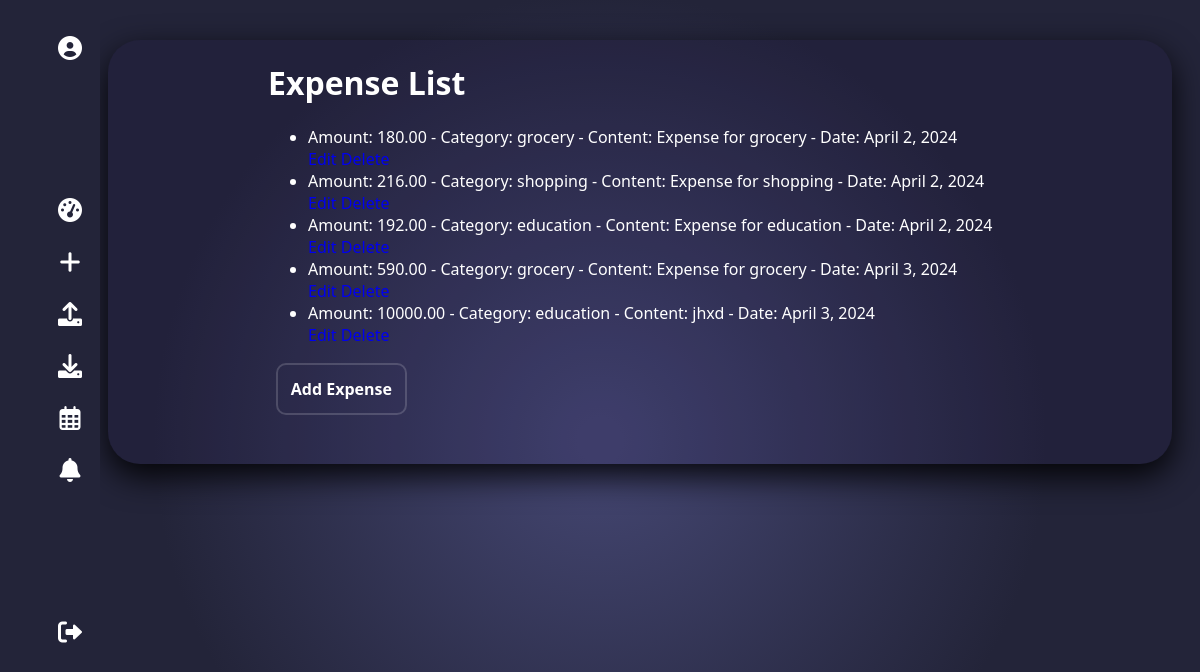
/expenses/ (signed in), run on an earlier commit of the app's database.
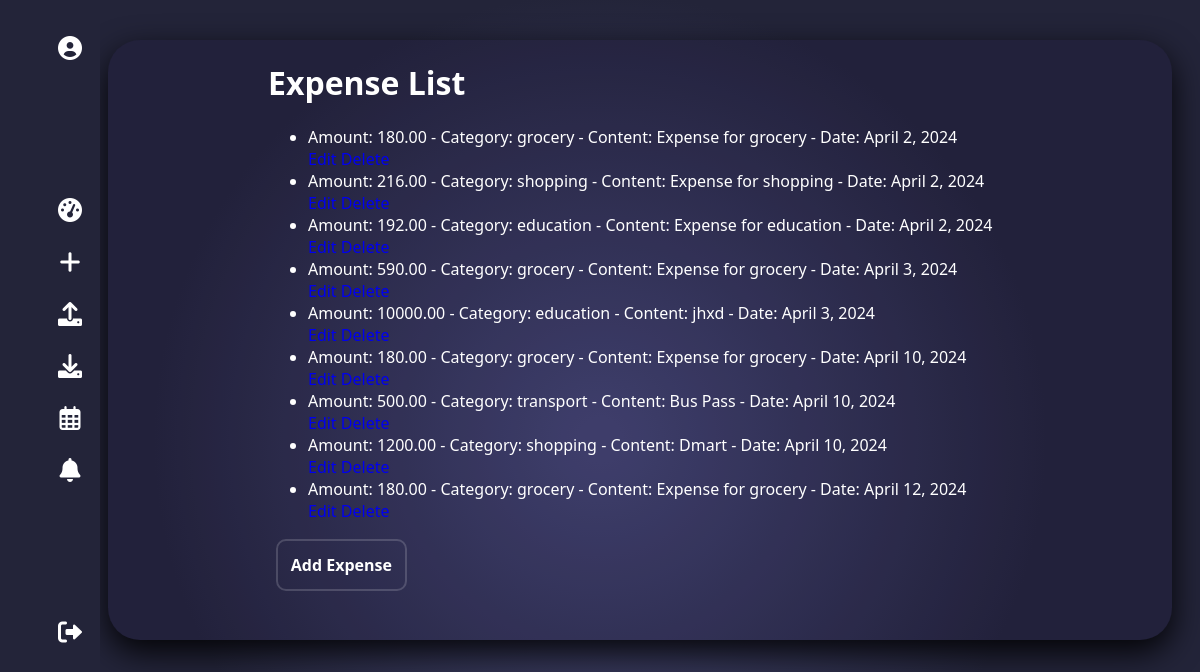
And on a later commit of the database.
### Finso_app/models.py (models this page shows, shortened)
class Expense(models.Model):
    user = models.ForeignKey(User, on_delete=models.CASCADE)
    amount = models.DecimalField(max_digits=10, decimal_places=2)
    category = models.ForeignKey('Category', on_delete=models.CASCADE)
    content = models.TextField()
    date = models.DateField(auto_now_add=True)

class Category(models.Model):
    user = models.ForeignKey(User, on_delete=models.CASCADE)
    name = models.CharField(max_length=255)
    budget_limit = models.DecimalField(max_digits=10, decimal_places=2, default=True, null=False )
    def __str__(self):
        return self.name

### Finso_app/views.py (the view)
# urls.py: path('expenses/', views.expense_list, name='expense_list'),
@login_required
def expense_list(request):
    expenses = Expense.objects.filter(user=request.user)
    return render(request, 'expense_list.html', {'expenses': expenses})

### Finso_app/templates/expense_list.html (shortened to what this page needs)
{% extends 'base.html' %}
{% block content %}
<div style="margin-left:10rem; color: white;">
    <h1>Expense List</h1>
    <ul>
        {% for expense in expenses %}
            <li>
                Amount: {{ expense.amount }} - Category: {{ expense.category }} - Content: {{ expense.content }} - Date: {{ expense.date }}
                <br><a style="text-decoration: none;" href="{% url 'edit_expense' expense_id=expense.id %}">Edit</a>
                <a style="text-decoration: none;" href="{% url 'delete_expense' expense_id=expense.id %}">Delete</a>
            </li>
        {% endfor %}
        <div style="margin-top: 2rem; margin-bottom: 4rem;">
        <a style="text-decoration: none; margin-left: -2rem; background: transparent; border: 2px solid rgba(255, 255, 255, 0.164); border-radius: 10px; padding: 0.8rem; color: white; font-size: 1rem; font-weight: 700; " href="{% url 'add_expense' %}">Add Expense</a>
    </div>
    </ul>
    </div>
{% endblock %}

### Finso_app/templates/base.html (shortened to what this page needs)
<!DOCTYPE html>
<html lang="en">
<head>
    {% load static %}
    <link rel="stylesheet" href="{% static 'base.css' %}">
</head>
<body>
    <nav class="vertical-navbar">
        <ul class="navv">
                       {% if user.is_authenticated %}
                  <li class="profile"><a href="{% url 'home' %}"><i class="fas fa-user-circle"></i><span class="tooltip">Profile</span></a></li>
                  <br><br><br><br><br><li><a href="{% url 'expense_statistics' %}"><i class="fas fa-tachometer-alt"></i><span class="tooltip">Dashboard</span></a></li>
                  <li><a href="{% url 'addall' %}"><i class="fas fa-plus"></i><span class="tooltip">Add</span></a></li>
                  <li><a href="{% url 'billamount' %}"><i class="fas fa-upload"></i><span class="tooltip">Upload Bills</span></a></li>
                  <li><a href="{% url 'download_expenses' %}"><i class="fas fa-download"></i><span class="tooltip">Download Expense Report</span></a></li>
                  <li><a href="{% url 'add_recurring_expense' %}"><i class="far fa-calendar-alt"></i><span class="tooltip">Calendar</span></a></li>
                  <li><a href="{% url 'notifications' %}"><i class="fas fa-bell"></i><span class="tooltip">Notifications</span></a></li>
                    <br><br><br><br><br>
                  <li><a href="{% url 'logout' %}"><i class="fas fa-sign-out-alt"></i><span class="tooltip">Logout</span></a></li>
                  {% else %}
                  <li><a href="{% url 'login' %}">Login</a></li>
                  <li><a href="{% url 'register' %}">Register</a></li>
            {% endif %}
          </ul>
        </nav>
<div class="overlay">
    <div class="content">
        {% block content %}{% endblock %}
    </div>
    </div>
</body>
</html>

### Finso_app/static/base.css (style rules this page uses)
body { min-height: 100vh; place-items: center; padding: 2rem; font-family: "Poppins", system-ui; background: rgb(67, 69, 112); background: radial-gradient( circle, rgba(67, 69, 112, 1) 3%, rgba(35, 36, 57, 1) 60% ); }
.overlay { display: flex; width: 95%; max-height: 6640px; height: fit-content; margin-left: 5rem; background: rgba(32, 19, 72, 0.142); box-shadow: 0 0.75rem 2rem 0 rgba(0, 0, 0, 0.9); border-radius: 2rem; }
.vertical-navbar { background:rgba(35, 36, 57, 1); width: 100px; height: 100%; position: fixed; left: 0; top: 0; }
.vertical-navbar ul { list-style-type: none; margin-top: 10rem; padding-top: 10rem; margin: 20px 0; }
.vertical-navbar li { padding: 10px; padding-top: 1rem; position: relative; }
.vertical-navbar li a { color: #fff; text-decoration: none; display: block; text-align: center; position: relative; }
.vertical-navbar li a i { font-size: 24px; }
.profile { margin-top: -10rem; }

What changed in the data, as far as the page shows it:
added Expense: amount "180.00", category "grocery", content "Expense for grocery", date "April 10, 2024"
added Expense: amount "500.00", category "transport", content "Bus Pass", date "April 10, 2024"
added Expense: amount "1200.00", category "shopping", content "Dmart", date "April 10, 2024"
added Expense: amount "180.00", category "grocery", content "Expense for grocery", date "April 12, 2024"
